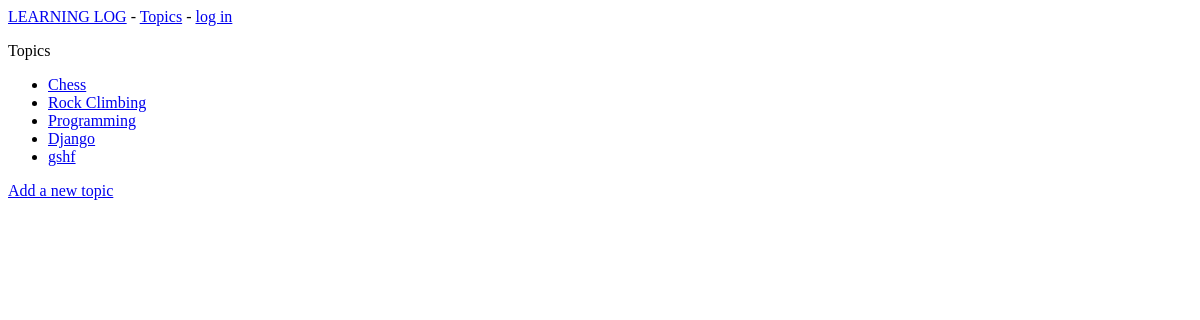
The page /topics/ on the database as committed earlier.
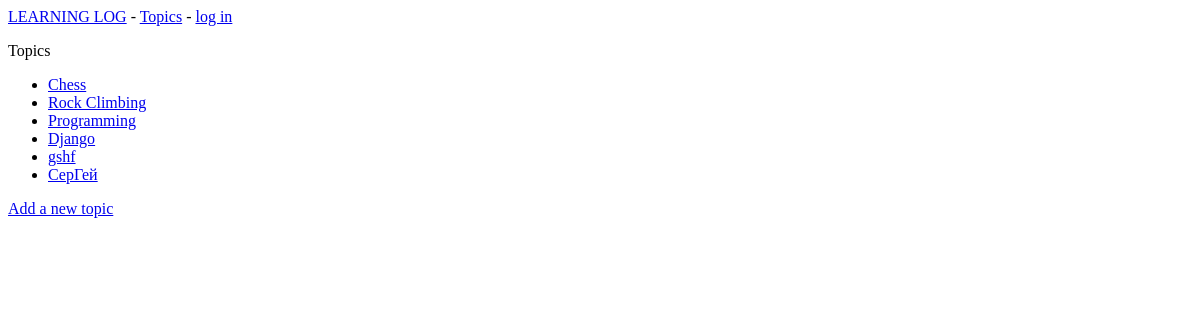
The same page on the database as committed later.
### l_logs/models.py (models this page shows)
class Topic(models.Model):
    text = models.CharField(max_length=200)
    date_added = models.DateTimeField(auto_now_add=True)
    def __str__(self):
        return self.text

### l_logs/views.py (the view)
# urls.py: path('topics/', views.topics, name='topics'),
def topics(request):
    topics = Topic.objects.order_by('date_added')
    context = {'topics' : topics}
    return render(request, 'l_logs/topics.html', context)

### l_logs/templates/l_logs/topics.html
{% extends "l_logs/base.html" %}
{% block content %}
  <p>Topics</p>
  <ul>
    {% for topic in topics %}
      <li>
        <a href="{% url 'l_logs:topic' topic.id %}">{{ topic }}</a>
      </li>
    {% empty %}
      <li>No topics have been added yet.</li>
    {% endfor %}
  </ul>
  <a href="{% url 'l_logs:new_topic' %}">Add a new topic</a>
{% endblock content %}

Rows that differ between the two databases and show on the page:
added Topic: text "СерГей"
